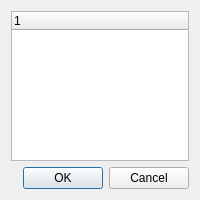
<?xml version="1.0" encoding="UTF-8"?>
<ui version="4.0">
 <class>Dialog</class>
 <widget class="QDialog" name="Dialog">
  <property name="geometry">
   <rect>
    <x>0</x>
    <y>0</y>
    <width>200</width>
    <height>200</height>
   </rect>
  </property>
  <property name="minimumSize">
   <size>
    <width>200</width>
    <height>200</height>
   </size>
  </property>
  <property name="maximumSize">
   <size>
    <width>200</width>
    <height>200</height>
   </size>
  </property>
  <property name="windowTitle">
   <string>Dialog</string>
  </property>
  <property name="modal">
   <bool>true</bool>
  </property>
  <layout class="QVBoxLayout" name="verticalLayout">
   <item>
    <widget class="QTreeWidget" name="fileTree">
     <column>
      <property name="text">
       <string notr="true">1</string>
      </property>
     </column>
    </widget>
   </item>
   <item>
    <widget class="QDialogButtonBox" name="buttonBox">
     <property name="cursor">
      <cursorShape>PointingHandCursor</cursorShape>
     </property>
     <property name="orientation">
      <enum>Qt::Horizontal</enum>
     </property>
     <property name="standardButtons">
      <set>QDialogButtonBox::Cancel|QDialogButtonBox::Ok</set>
     </property>
    </widget>
   </item>
  </layout>
 </widget>
 <resources/>
 <connections>
  <connection>
   <sender>buttonBox</sender>
   <signal>accepted()</signal>
   <receiver>Dialog</receiver>
   <slot>accept()</slot>
   <hints>
    <hint type="sourcelabel">
     <x>248</x>
     <y>254</y>
    </hint>
    <hint type="destinationlabel">
     <x>157</x>
     <y>274</y>
    </hint>
   </hints>
  </connection>
  <connection>
   <sender>buttonBox</sender>
   <signal>rejected()</signal>
   <receiver>Dialog</receiver>
   <slot>reject()</slot>
   <hints>
    <hint type="sourcelabel">
     <x>316</x>
     <y>260</y>
    </hint>
    <hint type="destinationlabel">
     <x>286</x>
     <y>274</y>
    </hint>
   </hints>
  </connection>
 </connections>
</ui>
